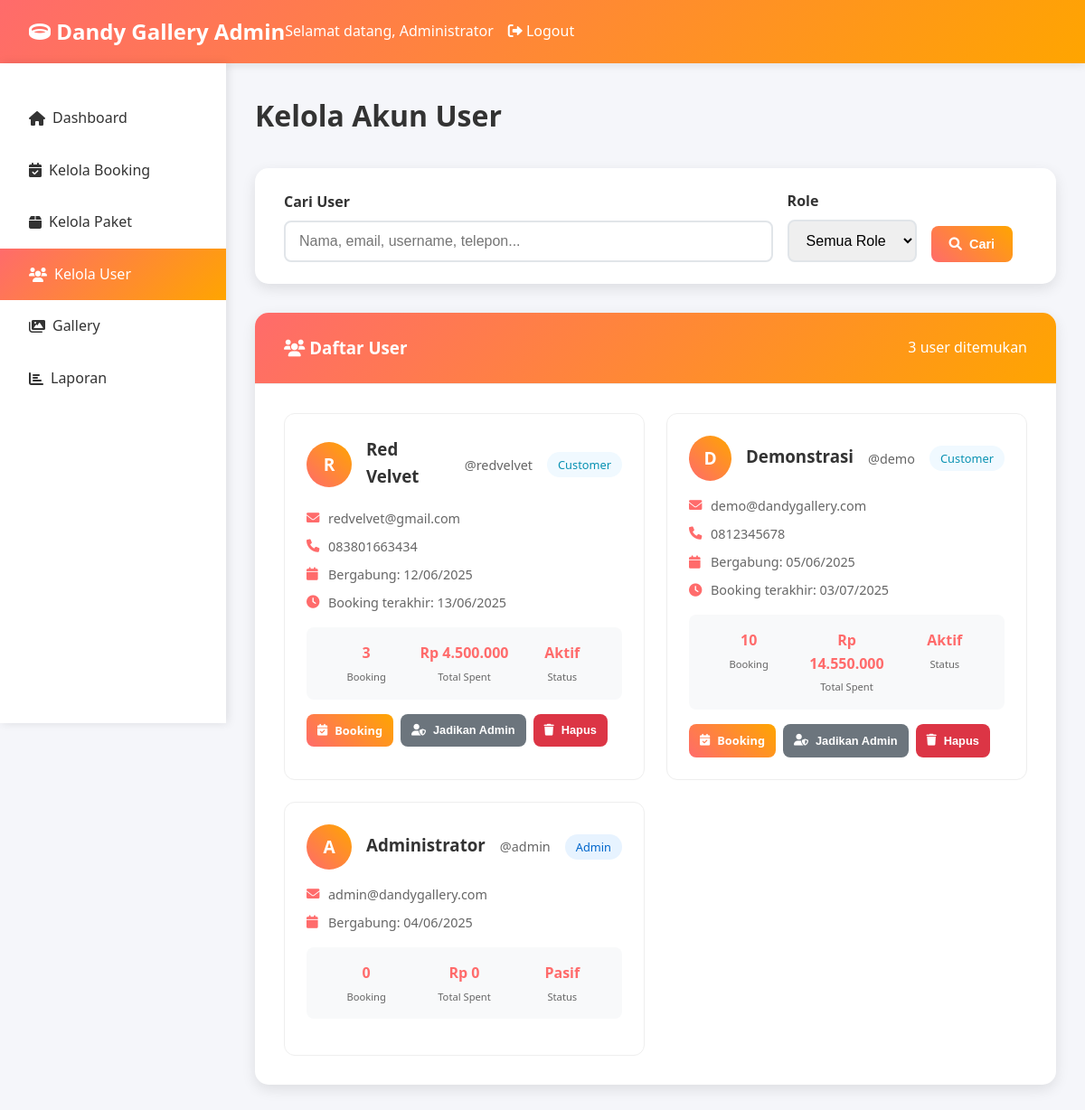
The page /admin/customers.php (signed in) on the database its author committed.
### tables this page shows
CREATE TABLE `users` (
  `id` int NOT NULL,
  `username` varchar(50) NOT NULL,
  `password` varchar(255) NOT NULL,
  `full_name` varchar(100) NOT NULL,
  `email` varchar(100) NOT NULL,
  `phone` varchar(20) DEFAULT NULL,
  `role` enum('admin','customer') DEFAULT 'customer',
  `created_at` timestamp NULL DEFAULT CURRENT_TIMESTAMP,
  `updated_at` timestamp NULL DEFAULT CURRENT_TIMESTAMP ON UPDATE CURRENT_TIMESTAMP
);

### config/database.php (called while the page is built, shortened)
<?php
function formatRupiah($angka)
{
    return "Rp " . number_format($angka, 0, ',', '.');
}

### admin/customers.php (the view, shortened to what this page needs)
<?php
require_once '../config/database.php';
$db = getDB();
$search = isset($_GET['search']) ? trim($_GET['search']) : '';
$sql = "SELECT u.*,
        COUNT(b.id) as total_bookings,
        SUM(CASE WHEN b.status IN ('paid', 'completed') THEN b.total_amount ELSE 0 END) as total_spent,
        MAX(b.created_at) as last_booking
        FROM users u
        LEFT JOIN bookings b ON u.id = b.user_id
        WHERE 1=1";
$params = [];
$sql .= " GROUP BY u.id ORDER BY u.created_at DESC";
$stmt = $db->prepare($sql);
$stmt->execute($params);
$users = $stmt->fetchAll(PDO::FETCH_ASSOC);
?>
<!DOCTYPE html>
<html lang="id">
<head>
    <link href="https://cdnjs.cloudflare.com/ajax/libs/font-awesome/6.0.0/css/all.min.css" rel="stylesheet">
</head>
<body>
    <header class="header">
        <div class="header-container">
            <div class="logo">
                <i class="fas fa-ring"></i> Dandy Gallery Admin
            </div>
            <div class="user-info">
                <span>Selamat datang, <?php echo htmlspecialchars($_SESSION['full_name']); ?></span>
                <a href="../logout.php" style="color: white; text-decoration: none;">
                    <i class="fas fa-sign-out-alt"></i> Logout
                </a>
            </div>
        </div>
    </header>
    <nav class="sidebar">
        <ul>
            <li><a href="dashboard.php"><i class="fas fa-home"></i> Dashboard</a></li>
            <li><a href="bookings.php"><i class="fas fa-calendar-check"></i> Kelola Booking</a></li>
            <li><a href="packages.php"><i class="fas fa-box"></i> Kelola Paket</a></li>
            <li><a href="customers.php" class="active"><i class="fas fa-users"></i> Kelola User</a></li>
            <li><a href="gallery.php"><i class="fas fa-images"></i> Gallery</a></li>
            <li><a href="reports.php"><i class="fas fa-chart-bar"></i> Laporan</a></li>
        </ul>
    </nav>
    <main class="main-content">
        <div class="page-header">
            <h1 class="page-title">Kelola Akun User</h1>
        </div>
        <div class="filter-section">
            <form method="GET" class="filter-form">
                <div class="form-group">
                    <label for="search">Cari User</label>
                    <input type="text" id="search" name="search" placeholder="Nama, email, username, telepon..."
                        value="<?php echo htmlspecialchars($search); ?>">
                </div>
                <div class="form-group">
                    <label for="role">Role</label>
                    <select id="role" name="role">
                        <option value="">Semua Role</option>
                    </select>
                </div>
                <button type="submit" class="btn">
                    <i class="fas fa-search"></i> Cari
                </button>
            </form>
        </div>
        <div class="card">
            <div class="card-header">
                <h3><i class="fas fa-users"></i> Daftar User</h3>
                <span><?php echo count($users); ?> user ditemukan</span>
            </div>
            <?php if (empty($users)): ?>
            <div style="text-align: center; padding: 3rem; color: #666;">
                <i class="fas fa-users" style="font-size: 3rem; margin-bottom: 1rem; opacity: 0.5;"></i>
                <h3>Tidak Ada User</h3>
                <p>Belum ada user yang sesuai dengan filter yang dipilih.</p>
            </div>
            <?php else: ?>
            <div class="users-grid">
                <?php foreach ($users as $user): ?>
                <div class="user-card">
                    <div class="user-header">
                        <div class="user-avatar">
                            <?php echo strtoupper(substr($user['full_name'], 0, 1)); ?>
                        </div>
                        <div class="user-info">
                            <h3><?php echo htmlspecialchars($user['full_name']); ?></h3>
                            <p>@<?php echo htmlspecialchars($user['username']); ?></p>
                        </div>
                        <span class="role-badge <?php echo $user['role']; ?>">
                            <?php echo ucfirst($user['role']); ?>
                        </span>
                    </div>
                    <div class="user-details">
                        <div class="detail-item">
                            <i class="fas fa-envelope"></i>
                            <span><?php echo htmlspecialchars($user['email']); ?></span>
                        </div>
                        <?php if ($user['phone']): ?>
                        <div class="detail-item">
                            <i class="fas fa-phone"></i>
                            <span><?php echo htmlspecialchars($user['phone']); ?></span>
                        </div>
                        <?php endif; ?>
                        <div class="detail-item">
                            <i class="fas fa-calendar"></i>
                            <span>Bergabung: <?php echo date('d/m/Y', strtotime($user['created_at'])); ?></span>
                        </div>
                        <?php if ($user['last_booking']): ?>
                        <div class="detail-item">
                            <i class="fas fa-clock"></i>
                            <span>Booking terakhir:
                                <?php echo date('d/m/Y', strtotime($user['last_booking'])); ?></span>
                        </div>
                        <?php endif; ?>
                    </div>
                    <div class="user-stats">
                        <div class="stat-item">
                            <div class="stat-value"><?php echo $user['total_bookings']; ?></div>
                            <div class="stat-text">Booking</div>
                        </div>
                        <div class="stat-item">
                            <div class="stat-value"><?php echo formatRupiah($user['total_spent']); ?></div>
                            <div class="stat-text">Total Spent</div>
                        </div>
                        <div class="stat-item">
                            <div class="stat-value">
                                <?php echo $user['total_bookings'] > 0 ? 'Aktif' : 'Pasif'; ?>
                            </div>
                            <div class="stat-text">Status</div>
                        </div>
                    </div>
                    <div class="user-actions">
                        <?php if ($user['total_bookings'] > 0): ?>
                        <a href="bookings.php?search=<?php echo urlencode($user['full_name']); ?>" class="btn btn-sm">
                            <i class="fas fa-calendar-check"></i> Booking
                        </a>
                        <?php endif; ?>
                        <?php if ($user['role'] === 'customer'): ?>
                        <button type="button" class="btn btn-sm btn-secondary"
                            onclick="confirmAction(<?php echo $user['id']; ?>, 'promote', '<?php echo htmlspecialchars($user['full_name']); ?>')">
                            <i class="fas fa-user-shield"></i> Jadikan Admin
                        </button>
                        <?php endif; ?>
                        <?php if ($user['id'] != $_SESSION['user_id'] && $user['role'] === 'customer'): ?>
                        <button type="button" class="btn btn-sm btn-danger"
                            onclick="confirmAction(<?php echo $user['id']; ?>, 'delete', '<?php echo htmlspecialchars($user['full_name']); ?>')">
                            <i class="fas fa-trash"></i> Hapus
                        </button>
                        <?php endif; ?>
                    </div>
                </div>
                <?php endforeach; ?>
            </div>
            <?php endif; ?>
        </div>
    </main>
</body>
</html>

### admin/customers.php (style rules this page uses)
* { margin: 0; padding: 0; box-sizing: border-box; }
body { font-family: 'Segoe UI', Tahoma, Geneva, Verdana, sans-serif; background: #f5f6fa; line-height: 1.6; }
.header { background: linear-gradient(135deg, #ff6b6b, #ffa500); color: white; padding: 1rem 0; box-shadow: 0 2px 10px rgba(0, 0, 0, 0.1); }
.header-container { max-width: 1200px; margin: 0 auto; display: flex; justify-content: space-between; align-items: center; padding: 0 2rem; }
.logo { font-size: 1.5rem; font-weight: bold; }
.user-info { display: flex; align-items: center; gap: 1rem; }
.sidebar { position: fixed; left: 0; top: 70px; width: 250px; height: calc(100vh - 70px); background: white; box-shadow: 2px 0 10px rgba(0, 0, 0, 0.1); padding: 2rem 0; }
.sidebar ul { list-style: none; }
.sidebar a { display: flex; align-items: center; padding: 1rem 2rem; color: #333; text-decoration: none; transition: background 0.3s; gap: 0.5rem; }
.sidebar a:hover, .sidebar a.active { background: linear-gradient(135deg, #ff6b6b, #ffa500); color: white; }
.main-content { margin-left: 250px; padding: 2rem; }
.page-header { display: flex; justify-content: space-between; align-items: center; margin-bottom: 2rem; }
.page-title { font-size: 2rem; color: #333; }
.filter-section { background: white; padding: 1.5rem 2rem; border-radius: 15px; box-shadow: 0 5px 15px rgba(0, 0, 0, 0.1); margin-bottom: 2rem; }
.filter-form { display: grid; grid-template-columns: 1fr auto auto auto; gap: 1rem; align-items: end; }
.form-group { display: flex; flex-direction: column; }
.form-group label { margin-bottom: 0.5rem; font-weight: 600; color: #333; }
.form-group input, .form-group select { padding: 12px 15px; border: 2px solid #e1e5e9; border-radius: 8px; font-size: 1rem; transition: border-color 0.3s; }
.btn { padding: 12px 20px; background: linear-gradient(45deg, #ff6b6b, #ffa500); color: white; border: none; border-radius: 8px; cursor: pointer; text-decoration: none; display: inline-flex; align-items: center; gap: 0.5rem; font-weight: 600; transition: transform 0.3s, box-shadow 0.3s; font-size: 0.9rem; }
.btn-secondary { background: #6c757d; }
.btn-danger { background: #dc3545; }
.btn-sm { padding: 8px 12px; font-size: 0.8rem; }
.card { background: white; border-radius: 15px; box-shadow: 0 5px 15px rgba(0, 0, 0, 0.1); overflow: hidden; }
.card-header { padding: 1.5rem 2rem; border-bottom: 1px solid #eee; background: linear-gradient(135deg, #ff6b6b, #ffa500); color: white; display: flex; justify-content: space-between; align-items: center; }
.users-grid { display: grid; grid-template-columns: repeat(auto-fit, minmax(350px, 1fr)); gap: 1.5rem; padding: 2rem; }
.user-card { background: white; border: 1px solid #eee; border-radius: 12px; padding: 1.5rem; transition: transform 0.3s, box-shadow 0.3s; }
.user-header { display: flex; align-items: center; gap: 1rem; margin-bottom: 1rem; }
.user-avatar { width: 50px; height: 50px; border-radius: 50%; background: linear-gradient(45deg, #ff6b6b, #ffa500); display: flex; align-items: center; justify-content: center; color: white; font-size: 1.2rem; font-weight: bold; }
.user-info { flex: 1; }
.user-info h3 { color: #333; margin-bottom: 0.25rem; }
.user-info p { color: #666; font-size: 0.9rem; }
.role-badge { padding: 0.25rem 0.75rem; border-radius: 20px; font-size: 0.8rem; font-weight: 500; }
.role-badge.admin { background: #e7f3ff; color: #0066cc; }
.role-badge.customer { background: #f0f9ff; color: #0891b2; }
.user-details { margin-bottom: 1rem; }
.detail-item { display: flex; align-items: center; gap: 0.5rem; margin-bottom: 0.5rem; color: #666; font-size: 0.9rem; }
.detail-item i { width: 16px; color: #ff6b6b; }
.user-stats { display: grid; grid-template-columns: 1fr 1fr 1fr; gap: 0.5rem; margin-bottom: 1rem; padding: 1rem; background: #f8f9fa; border-radius: 8px; }
.stat-item { text-align: center; }
.stat-value { font-size: 1rem; font-weight: bold; color: #ff6b6b; }
.stat-text { font-size: 0.7rem; color: #666; margin-top: 0.25rem; }
.user-actions { display: flex; gap: 0.5rem; flex-wrap: wrap; }

### rows shown on the page
users: full_name "R", full_name "Red Velvet", username "redvelvet", role "Customer", email "redvelvet@gmail.com", phone "083801663434", created_at "12/06/2025", last_booking "13/06/2025", total_bookings "3", total_spent "Rp 4.500.000", shows "Aktif"
users: full_name "D", full_name "Demonstrasi", username "demo", role "Customer", email "demo@dandygallery.com", phone "0812345678", created_at "05/06/2025", last_booking "03/07/2025", total_bookings "10", total_spent "Rp 14.550.000", shows "Aktif"
users: full_name "A", full_name "Administrator", username "admin", role "Admin", email "admin@dandygallery.com", created_at "04/06/2025", total_bookings "0", total_spent "Rp 0", shows "Pasif"

### other values the page prints
$_SESSION['full_name'] "Administrator"
count($users) "3"
